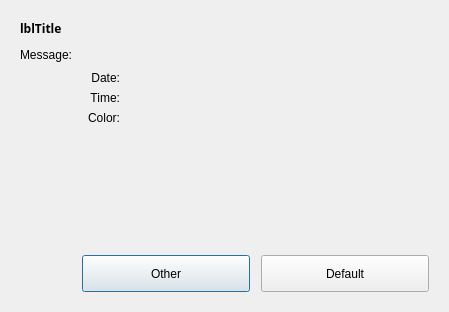
<?xml version="1.0" encoding="UTF-8"?>
<ui version="4.0">
 <class>Dialog</class>
 <widget class="QDialog" name="Dialog">
  <property name="geometry">
   <rect>
    <x>0</x>
    <y>0</y>
    <width>449</width>
    <height>312</height>
   </rect>
  </property>
  <property name="windowTitle">
   <string>Dialog</string>
  </property>
  <property name="autoFillBackground">
   <bool>false</bool>
  </property>
  <layout class="QVBoxLayout" name="verticalLayout_2">
   <item>
    <widget class="QFrame" name="frContainer">
     <property name="frameShape">
      <enum>QFrame::NoFrame</enum>
     </property>
     <property name="frameShadow">
      <enum>QFrame::Raised</enum>
     </property>
     <layout class="QVBoxLayout" name="verticalLayout">
      <item>
       <layout class="QHBoxLayout" name="DialogTitle">
        <property name="bottomMargin">
         <number>5</number>
        </property>
        <item>
         <widget class="QLabel" name="lblTitle">
          <property name="sizePolicy">
           <sizepolicy hsizetype="Preferred" vsizetype="Preferred">
            <horstretch>0</horstretch>
            <verstretch>0</verstretch>
           </sizepolicy>
          </property>
          <property name="maximumSize">
           <size>
            <width>16777215</width>
            <height>45</height>
           </size>
          </property>
          <property name="font">
           <font>
            <family>Century Gothic</family>
            <weight>75</weight>
            <bold>true</bold>
           </font>
          </property>
          <property name="text">
           <string>lblTitle</string>
          </property>
         </widget>
        </item>
       </layout>
      </item>
      <item>
       <widget class="QLabel" name="lblMessage">
        <property name="text">
         <string>Message:</string>
        </property>
       </widget>
      </item>
      <item>
       <layout class="QHBoxLayout" name="horizontalLayout">
        <item>
         <layout class="QGridLayout" name="gridLayout">
          <property name="spacing">
           <number>0</number>
          </property>
          <item row="0" column="0">
           <widget class="QLabel" name="lblDateTitle">
            <property name="minimumSize">
             <size>
              <width>100</width>
              <height>0</height>
             </size>
            </property>
            <property name="text">
             <string>Date:</string>
            </property>
            <property name="alignment">
             <set>Qt::AlignRight|Qt::AlignTrailing|Qt::AlignVCenter</set>
            </property>
           </widget>
          </item>
          <item row="0" column="1">
           <widget class="QFrame" name="txtDateValue">
            <property name="minimumSize">
             <size>
              <width>150</width>
              <height>20</height>
             </size>
            </property>
            <property name="maximumSize">
             <size>
              <width>150</width>
              <height>40</height>
             </size>
            </property>
            <property name="frameShape">
             <enum>QFrame::NoFrame</enum>
            </property>
            <property name="frameShadow">
             <enum>QFrame::Raised</enum>
            </property>
           </widget>
          </item>
          <item row="1" column="0">
           <widget class="QLabel" name="lblTimeTitle">
            <property name="minimumSize">
             <size>
              <width>100</width>
              <height>0</height>
             </size>
            </property>
            <property name="text">
             <string>Time:</string>
            </property>
            <property name="alignment">
             <set>Qt::AlignRight|Qt::AlignTrailing|Qt::AlignVCenter</set>
            </property>
           </widget>
          </item>
          <item row="1" column="1">
           <widget class="QFrame" name="txtTimeValue">
            <property name="minimumSize">
             <size>
              <width>0</width>
              <height>20</height>
             </size>
            </property>
            <property name="maximumSize">
             <size>
              <width>100</width>
              <height>40</height>
             </size>
            </property>
            <property name="frameShape">
             <enum>QFrame::NoFrame</enum>
            </property>
            <property name="frameShadow">
             <enum>QFrame::Raised</enum>
            </property>
           </widget>
          </item>
          <item row="2" column="0">
           <widget class="QLabel" name="lblColorValue">
            <property name="minimumSize">
             <size>
              <width>100</width>
              <height>0</height>
             </size>
            </property>
            <property name="text">
             <string>Color:</string>
            </property>
            <property name="alignment">
             <set>Qt::AlignRight|Qt::AlignTrailing|Qt::AlignVCenter</set>
            </property>
           </widget>
          </item>
          <item row="2" column="1">
           <widget class="QFrame" name="cboColorValue">
            <property name="minimumSize">
             <size>
              <width>200</width>
              <height>20</height>
             </size>
            </property>
            <property name="maximumSize">
             <size>
              <width>250</width>
              <height>40</height>
             </size>
            </property>
            <property name="frameShape">
             <enum>QFrame::NoFrame</enum>
            </property>
            <property name="frameShadow">
             <enum>QFrame::Raised</enum>
            </property>
           </widget>
          </item>
         </layout>
        </item>
        <item>
         <spacer name="ContentRightSpacer">
          <property name="orientation">
           <enum>Qt::Horizontal</enum>
          </property>
          <property name="sizeHint" stdset="0">
           <size>
            <width>40</width>
            <height>20</height>
           </size>
          </property>
         </spacer>
        </item>
       </layout>
      </item>
      <item>
       <spacer name="ContentBottomSpacer">
        <property name="orientation">
         <enum>Qt::Vertical</enum>
        </property>
        <property name="sizeHint" stdset="0">
         <size>
          <width>20</width>
          <height>43</height>
         </size>
        </property>
       </spacer>
      </item>
      <item>
       <layout class="QHBoxLayout" name="DialogButtons">
        <property name="topMargin">
         <number>5</number>
        </property>
        <item>
         <spacer name="ButtonAlignSpacer">
          <property name="orientation">
           <enum>Qt::Horizontal</enum>
          </property>
          <property name="sizeHint" stdset="0">
           <size>
            <width>40</width>
            <height>20</height>
           </size>
          </property>
         </spacer>
        </item>
        <item>
         <widget class="QPushButton" name="btnCancel">
          <property name="enabled">
           <bool>true</bool>
          </property>
          <property name="minimumSize">
           <size>
            <width>168</width>
            <height>37</height>
           </size>
          </property>
          <property name="maximumSize">
           <size>
            <width>168</width>
            <height>37</height>
           </size>
          </property>
          <property name="text">
           <string>Other</string>
          </property>
          <property name="default">
           <bool>false</bool>
          </property>
         </widget>
        </item>
        <item>
         <spacer name="ButtonsSpacer">
          <property name="orientation">
           <enum>Qt::Horizontal</enum>
          </property>
          <property name="sizeType">
           <enum>QSizePolicy::Fixed</enum>
          </property>
          <property name="sizeHint" stdset="0">
           <size>
            <width>5</width>
            <height>20</height>
           </size>
          </property>
         </spacer>
        </item>
        <item>
         <widget class="QPushButton" name="btnOK">
          <property name="enabled">
           <bool>true</bool>
          </property>
          <property name="minimumSize">
           <size>
            <width>168</width>
            <height>37</height>
           </size>
          </property>
          <property name="maximumSize">
           <size>
            <width>168</width>
            <height>37</height>
           </size>
          </property>
          <property name="text">
           <string>Default</string>
          </property>
          <property name="default">
           <bool>false</bool>
          </property>
         </widget>
        </item>
       </layout>
      </item>
     </layout>
    </widget>
   </item>
  </layout>
 </widget>
 <resources/>
 <connections/>
</ui>
